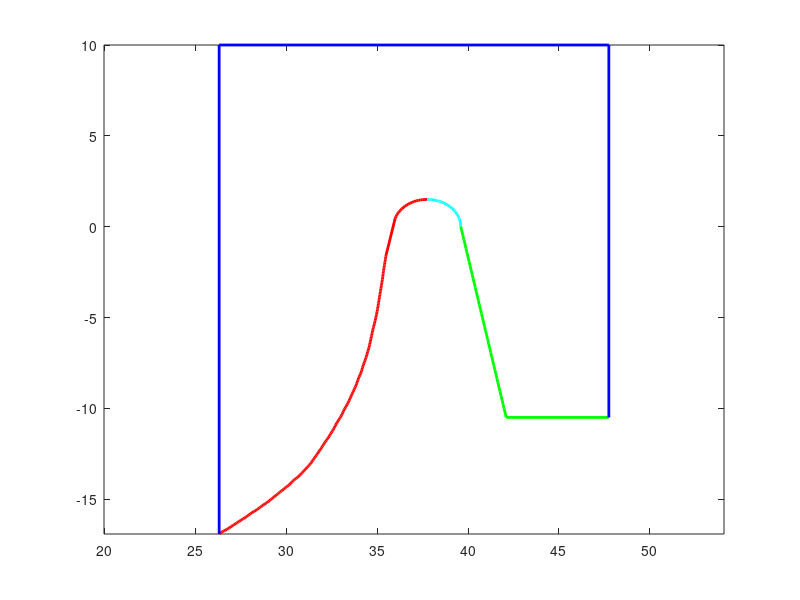
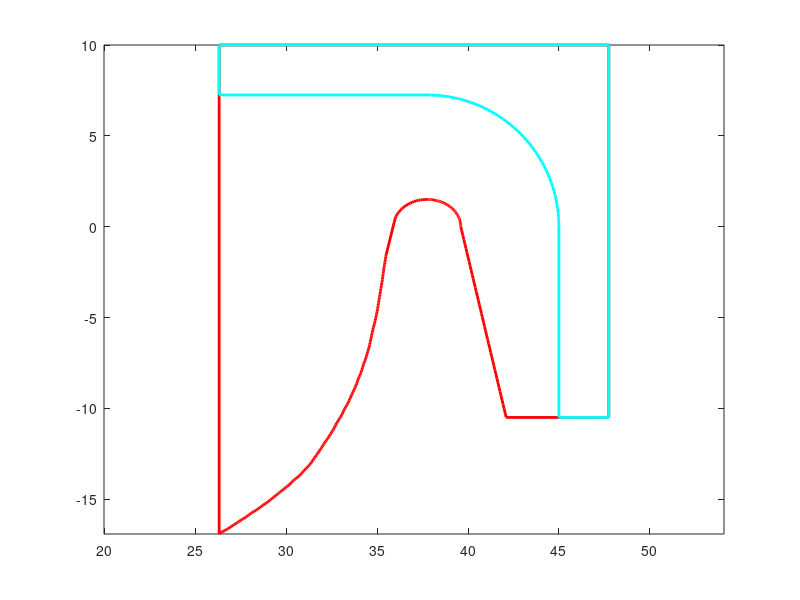

These charts were generated, in order, by the following MATLAB code: (Note: this script raises an error after producing the figures.)
clear all
close all
clc

num_reps = 12;
gap_size = 3.6;
resolution = 0.25;
clearance = 0.8;
mug_inner_radius = 51/2;
mug_rim_radius = 75.5/2;
mug_rim_minor_radius_h = 1.85;
mug_rim_minor_radius_v = 1.5;
cutout_radius = 7.25;
outer_descent = 10.5;
outer_radius_increase = 2.5;

polygon = csvread('border_subregion.csv');
polygon(:,2) = 500-polygon(:,2); % compensate for the original being in image coords

polygon = flipud(polygon); % reverse the order (makes it make more sense visually)

x_shift = mug_rim_radius - polygon(287,1) - 0.25;
polygon(:,1) = polygon(:,1) + x_shift;

y_shift = mug_rim_minor_radius_v - polygon(287,2);
polygon(:,2) = polygon(:,2) + y_shift;

% Rotate the polygon ever so slightly to move it away from the mug wall
x_offset_from_rot = -0.6;
rotation_center = [mug_inner_radius+clearance polygon(17,2)];
theta = 0.035;

rot_matrix = [cos(theta) -sin(theta); sin(theta) cos(theta)];
polygon = polygon - repmat(rotation_center, size(polygon,1), 1);
polygon = polygon * rot_matrix';
polygon = polygon + repmat(rotation_center, size(polygon,1), 1);

n_divs = ceil((pi*mug_rim_minor_radius_v)/resolution);
n_divs2 = ceil((pi/2*cutout_radius)/resolution); % larger circle, but we need number of divs now
theta = linspace(0.9*pi,pi/2,n_divs + 1)';
theta2 = linspace(pi/2,0,n_divs2 + 1)';
theta = [theta; theta2(2:end)];

polygon = polygon(17:240,:); % Keep only the part of the polygon needed to join with the rim
polygon(1,1) = mug_inner_radius + clearance;

polygon = [polygon;...
mug_rim_radius + mug_rim_minor_radius_h * cos(theta) mug_rim_minor_radius_v * sin(theta)];

n_divs = ceil(sqrt(outer_descent^2+outer_radius_increase^2)/resolution);
y_values = linspace(0,-outer_descent,n_divs + 1)';
x_values = linspace(mug_rim_radius + mug_rim_minor_radius_h,...
                    mug_rim_radius + mug_rim_minor_radius_h + outer_radius_increase,n_divs + 1)';
x_values = x_values(2:end);
y_values = y_values(2:end);

polygon = [polygon;...
x_values y_values];

% Divide the polygon into pieces for this experiment
crit_pt = find(polygon(:,2)==max(polygon(:,2)),1,'first');
polygonA = polygon(1:crit_pt,:);
polygonB = polygon(crit_pt:crit_pt+numel(theta2)-1,:); % note that polygons A and B share a vertex (intentional)
polygonC = polygon(crit_pt+numel(theta2)-1:end,:); % note that polygons A and B share a vertex (intentional)

polygonC = [polygonC; mug_rim_radius+10 polygonC(end,2)];

polygonD = [polygonC(end,:);...
  polygonC(end,1) 10; ...
  polygonA(1,1) 10; ...
  polygonA(1,:) ...
  ];

plot(polygonA(:,1),polygonA(:,2), 'r-', 'linewidth', 2);
hold on
plot(polygonB(:,1),polygonB(:,2), 'c-', 'linewidth', 2);
plot(polygonC(:,1),polygonC(:,2), 'g-', 'linewidth', 2);
plot(polygonD(:,1),polygonD(:,2), 'b-', 'linewidth', 2);
axis equal

% Single combined polygon used for extrusion
polygon = [polygonA; polygonB(2:end,:); polygonC(2:end,:); polygonD(2:end,:)];
polygon = flipud(polygon);
polygon = [polygon; polygon(1,:)]; % repeat starting vertex for the surface generation below

% Alternative polygon (cross section when one of the spacers is present)
polygonBPrime = [mug_rim_radius + cutout_radius * cos(theta2) cutout_radius * sin(theta2)];
altPolygon = [...
mug_inner_radius + clearance cutout_radius; ...
mug_rim_radius cutout_radius; ...
polygonBPrime; ...
mug_rim_radius + cutout_radius -outer_descent; ...
mug_rim_radius + 10 -outer_descent; ...
mug_rim_radius + 10 10; ...
mug_inner_radius + clearance 10 ...
];

figure
plot([polygon(:,1); polygon(1,1)], [polygon(:,2); polygon(1,2)], 'r-', 'linewidth', 2);
hold on
plot([altPolygon(:,1); altPolygon(1,1)], [altPolygon(:,2); altPolygon(1,2)], 'c-', 'linewidth', 2);
axis equal

outerSurface = @(t, angle_param) [...
    polygon(t,1) .* cos(angle_param .* (pi/num_reps - asin(0.5 * gap_size ./ polygon(t,1)))) ...
    polygon(t,2) ...
    polygon(t,1) .* sin(angle_param .* (pi/num_reps - asin(0.5 * gap_size ./ polygon(t,1))))];

vertices = generate_cylindrical_surface(outerSurface, ...
  1, size(polygon,1), size(polygon,1)-1, -1, 1, 24);
% Orientation flip
temp = vertices(1:3:end,:);
vertices(1:3:end,:) = vertices(2:3:end,:);
vertices(2:3:end,:) = temp;
  
verticesA = vertices;

altPolygon = [altPolygon; altPolygon(1,:)]; % repeat starting vertex for the surface generation below

outerAltSurface = @(t, angle_param) [...
    altPolygon(t,1) .* cos(pi/num_reps + angle_param .* asin(0.5 * gap_size ./ altPolygon(t,1))) ...
    altPolygon(t,2) ...
    altPolygon(t,1) .* sin(pi/num_reps + angle_param .* asin(0.5 * gap_size ./ altPolygon(t,1)))];

theta_min = pi/num_reps - gap_size/(2*mug_rim_radius);
theta_max = pi/num_reps + gap_size/(2*mug_rim_radius);
vertices = generate_cylindrical_surface(outerAltSurface, ...
  1, size(altPolygon,1), size(altPolygon,1)-1, -1, 1, 12);
  
verticesB = vertices;

polygonsBAndBPrime = [polygonB polygonBPrime];
bToBPrimeSurface = @(t, theta) [...
    polygonsBAndBPrime(sub2ind(size(polygonsBAndBPrime),theta,2*t-1)) ...
    polygonsBAndBPrime(sub2ind(size(polygonsBAndBPrime),theta,2*t)) ...
    zeros(numel(theta),1)];
    
verticesFan1 = generate_quad_surface(bToBPrimeSurface, ...
  1, 2, 1, 1, size(polygonsBAndBPrime,1), size(polygonsBAndBPrime,1)-1);

polygonAExt = [polygonA; polygonA(end,1) cutout_radius];
fanSurface = @(t) [polygonAExt(t,:) zeros(numel(t),1)];
verticesFan2 = generate_fan(fanSurface, 1, size(polygonAExt,1), size(polygonAExt,1)-1, ...
  [polygonAExt(1,1) cutout_radius 0]);
  
verticesRemainingFill = [...
  mug_rim_radius + cutout_radius 0 0; ...
  mug_rim_radius + mug_rim_minor_radius_h + outer_radius_increase -outer_descent 0; ...
  mug_rim_radius + cutout_radius -outer_descent 0; ...
  mug_rim_radius + cutout_radius 0 0; ...
  mug_rim_radius + mug_rim_minor_radius_h 0 0; ...
  mug_rim_radius + mug_rim_minor_radius_h + outer_radius_increase -outer_descent 0; ...
  ];

% we must apply a custom rotation angle to each point that is dependent on x
% pi/num_reps - asin(0.5 * gap_size ./ verticesFan1(:,1))
% TODO: There is perhaps some way to vectorize this for-loop? Using tensor math, maybe?
verticesDivider = [verticesFan1; verticesFan2; verticesRemainingFill];
verticesDividerA = verticesDivider;
verticesDividerB = verticesDivider;
for i=1:size(verticesDivider,1)
  rotation_angle = pi/num_reps - asin(0.5 * gap_size ./ verticesDivider(i,1));
  rotation_matrix = [...
    cos(rotation_angle) 0 -sin(rotation_angle); ...
    0                   1 0; ...
    sin(rotation_angle) 0  cos(rotation_angle)];
    verticesDividerA(i,:) = verticesDivider(i,:) * rotation_matrix';
    verticesDividerB(i,:) = verticesDivider(i,:) * rotation_matrix;
endfor
verticesDividerB = orientation_flip(verticesDividerB);

vertices = [verticesA; verticesB; verticesDividerA; verticesDividerB];

fid = fopen('mug_rim_holder.stl','wt');
fprintf(fid, 'solid mug_rim_holder\n');
for i=0:num_reps-1
  theta_extra = 2*pi*i/num_reps;
  newVertices = vertices;
  rotation_matrix = [...
    cos(theta_extra) 0 -sin(theta_extra); ...
    0                1 0; ...
    sin(theta_extra) 0  cos(theta_extra)];
  newVertices = newVertices * rotation_matrix';
  for f = 1:(size(newVertices,1)/3)
    fprintf(fid, 'facet normal 0.0 0.0 1.0\n');
    fprintf(fid, '    outer loop\n');
    fprintf(fid, '        vertex %.3f %.3f %.3f\n', newVertices(3*f-2,:));
    fprintf(fid, '        vertex %.3f %.3f %.3f\n', newVertices(3*f-1,:));
    fprintf(fid, '        vertex %.3f %.3f %.3f\n', newVertices(3*f,:));
    fprintf(fid, '    endloop\n');
    fprintf(fid, 'endfacet\n');
  endfor
endfor
fprintf(fid, 'endsolid mug_rim_holder\n');
fclose(fid)



